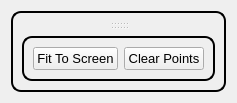
      <widget class="QWidget" name="tab_FFT">
       <attribute name="title">
        <string>FFT</string>
       </attribute>
       <layout class="QGridLayout" name="gridLayout_8">
        <item row="0" column="0">
         <widget class="QGroupBox" name="groupBox">
          <property name="font">
           <font>
            <pointsize>8</pointsize>
           </font>
          </property>
          <property name="styleSheet">
           <string notr="true">QGroupBox {
    border: 2px solid black;
    border-radius: 10px;
    background: qradialgradient(
        cx: 0.5, cy: 0.5, radius: 0.9,
        fx: 0.5, fy: 0.5,
        stop: 0 rgba(57, 255, 20, 60),   /* brighter center */
        stop: 1 rgba(57, 255, 20, 15)    /* fades softly to edges */
    );
}
</string>
          </property>
          <property name="title">
           <string/>
          </property>
          <layout class="QVBoxLayout" name="verticalLayout_8">
           <item>
            <layout class="QVBoxLayout" name="verticalLayout_7">
             <item>
              <widget class="QSplitter" name="splitter">
               <property name="orientation">
                <enum>Qt::Vertical</enum>
               </property>
               <widget class="QCustomPlot" name="customPlot_adxl_x_FFT" native="true">
                <property name="sizePolicy">
                 <sizepolicy hsizetype="Preferred" vsizetype="Preferred">
                  <horstretch>0</horstretch>
                  <verstretch>0</verstretch>
                 </sizepolicy>
                </property>
               </widget>
               <widget class="QCustomPlot" name="customPlot_adxl_y_FFT" native="true">
                <property name="sizePolicy">
                 <sizepolicy hsizetype="Preferred" vsizetype="Preferred">
                  <horstretch>0</horstretch>
                  <verstretch>0</verstretch>
                 </sizepolicy>
                </property>
               </widget>
               <widget class="QCustomPlot" name="customPlot_adxl_z_FFT" native="true">
                <property name="sizePolicy">
                 <sizepolicy hsizetype="Preferred" vsizetype="Preferred">
                  <horstretch>0</horstretch>
                  <verstretch>0</verstretch>
                 </sizepolicy>
                </property>
               </widget>
              </widget>
             </item>
             <item>
              <widget class="QGroupBox" name="groupBox_fft_button">
               <property name="sizePolicy">
                <sizepolicy hsizetype="Preferred" vsizetype="Maximum">
                 <horstretch>0</horstretch>
                 <verstretch>0</verstretch>
                </sizepolicy>
               </property>
               <layout class="QHBoxLayout" name="horizontalLayout_3">
                <item>
                 <widget class="QPushButton" name="pushButton_fitToScreen_fft">
                  <property name="sizePolicy">
                   <sizepolicy hsizetype="Minimum" vsizetype="Preferred">
                    <horstretch>0</horstretch>
                    <verstretch>0</verstretch>
                   </sizepolicy>
                  </property>
                  <property name="font">
                   <font>
                    <pointsize>10</pointsize>
                   </font>
                  </property>
                  <property name="text">
                   <string>Fit To Screen</string>
                  </property>
                 </widget>
                </item>
                <item>
                 <widget class="QPushButton" name="pushButton_clearPoints_fft">
                  <property name="sizePolicy">
                   <sizepolicy hsizetype="Minimum" vsizetype="Preferred">
                    <horstretch>0</horstretch>
                    <verstretch>0</verstretch>
                   </sizepolicy>
                  </property>
                  <property name="font">
                   <font>
                    <pointsize>10</pointsize>
                   </font>
                  </property>
                  <property name="text">
                   <string>Clear Points</string>
                  </property>
                 </widget>
                </item>
               </layout>
              </widget>
             </item>
            </layout>
           </item>
          </layout>
         </widget>
        </item>
       </layout>
      </widget>
